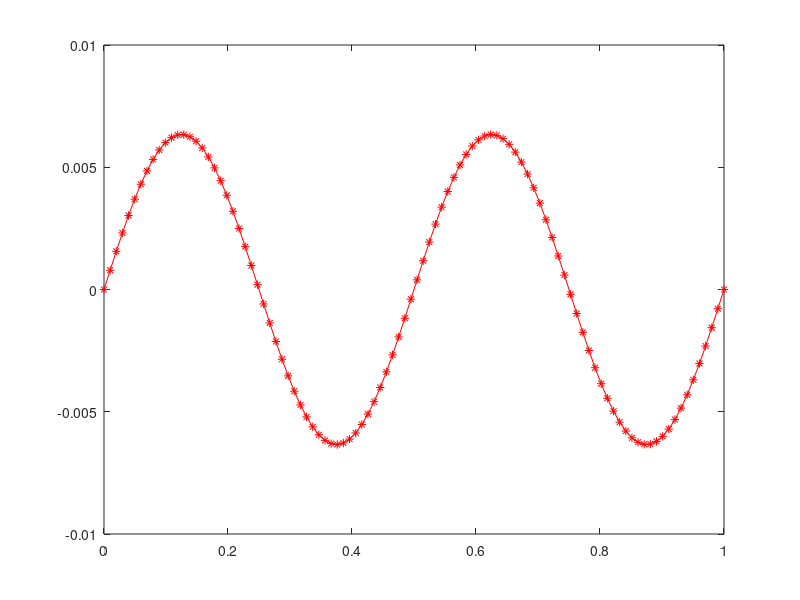

Write the MATLAB code that produced this figure.
disp ('*** aufgabe 7');
clear all

% Anzahl Stützstellen
n = 101;

% Erzeugen des Gitters
x = 0:(1/n):1;
x_i = x(2:n);

% Aufstellen des lin. Gls.
A = diag(2*ones(1,n-1),0)...
   +diag(-1*ones(1,n-2),-1)...
   +diag(-1*ones(1,n-2),1);
F = (1/n)^2*sin(4*pi*x_i); % rechte Seite für f=1 

% Lösen des lin. Gls.
z_i = A\ F';

% Darstellen der Lösung
z = [0; z_i; 0];
figure
plot(x,z,'r*-');
